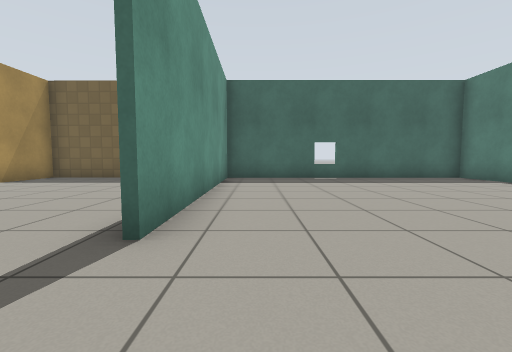
[1] (above)

19 first-person views from a walk through a robot-simulator world made for Gazebo. The camera is 0.72 m above the floor, tilts 4° down and sees 90° across. Floor lines are 1 m apart. The floor is counted in squares, 1 m on a side. Each view is taken from the middle of a square. On the plan, view 1 faces up. The plan holds only what a view shows up to about 9 squares ahead; the rest is blank. The robots in the file are not drawn. Gazebo's built-in surfaces are drawn with simple patterns.

[2]
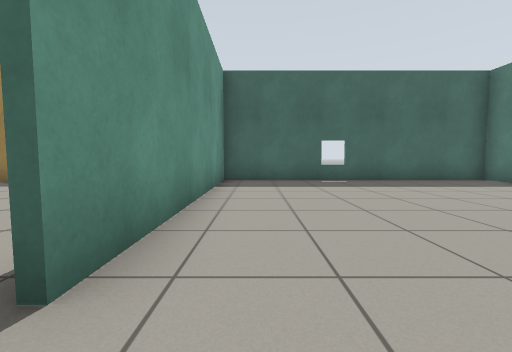

[3]
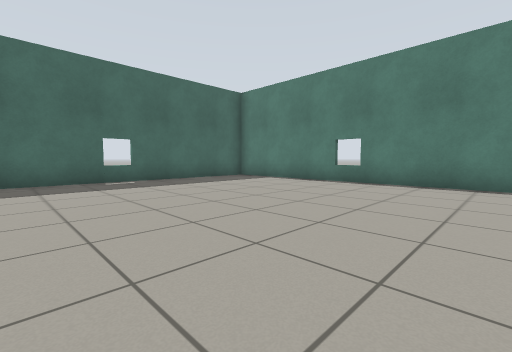

[4]
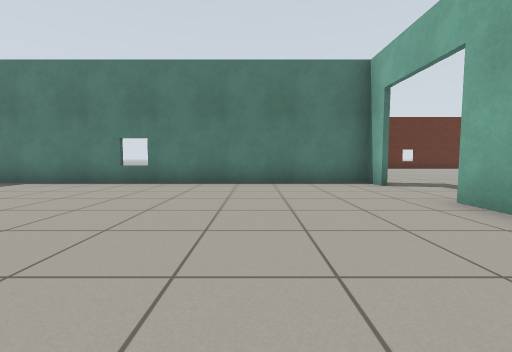

[5]
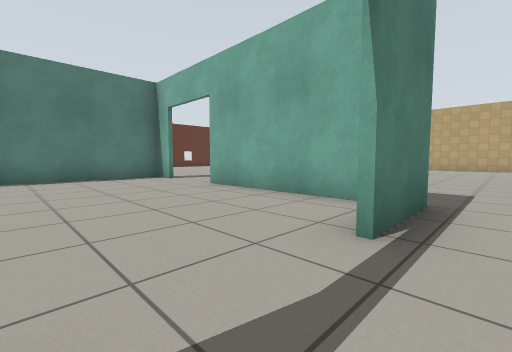

[6]
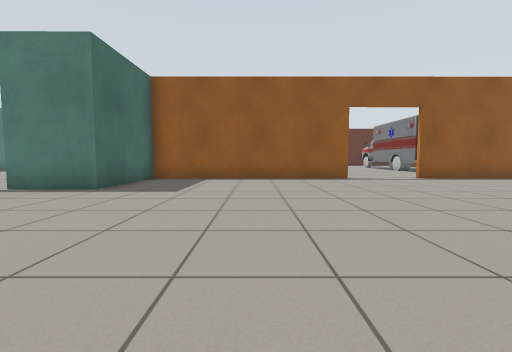

[7]
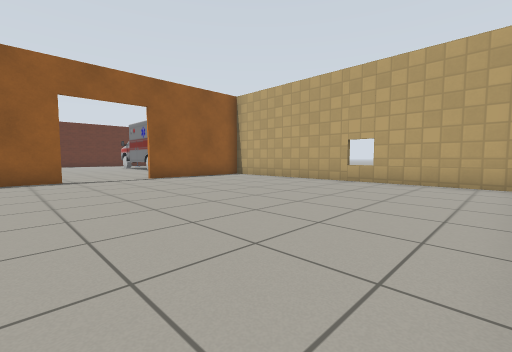

[8]
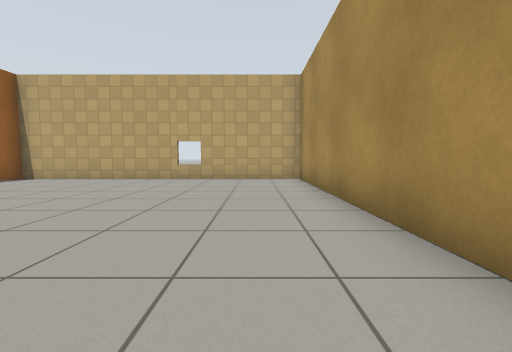

[9]
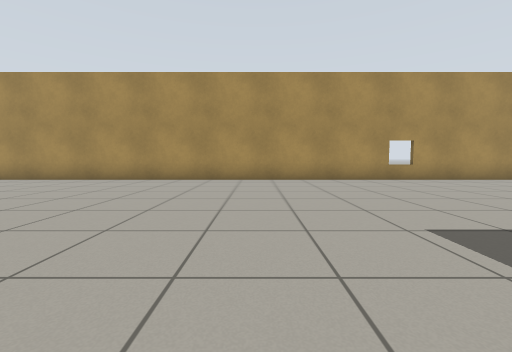

[10]
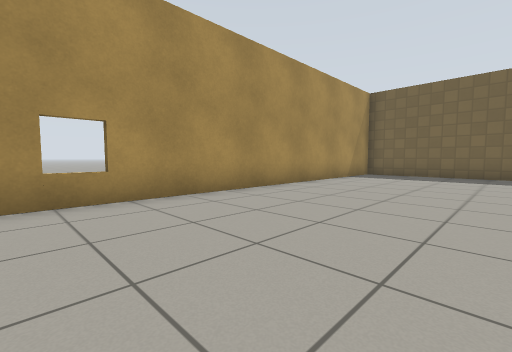

[11]
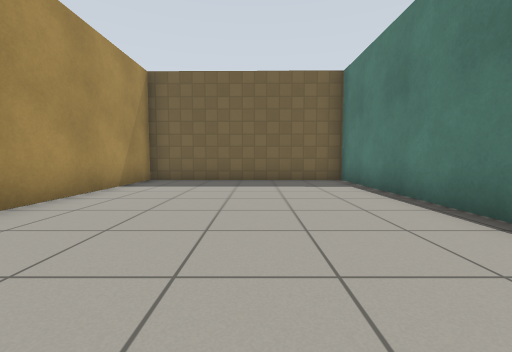

[12]
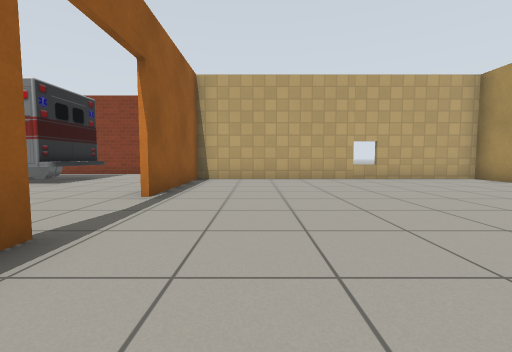

[13]
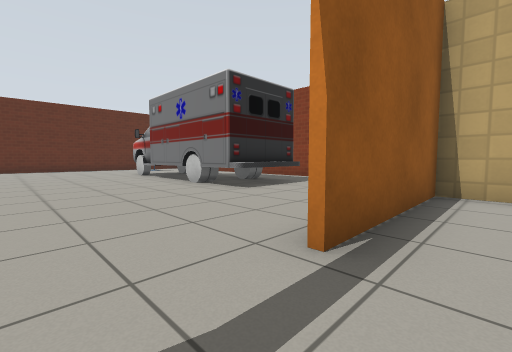

[14]
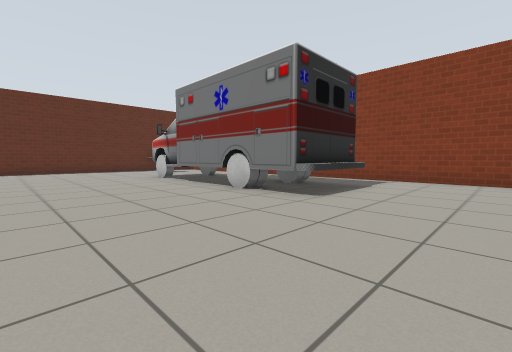

[15]
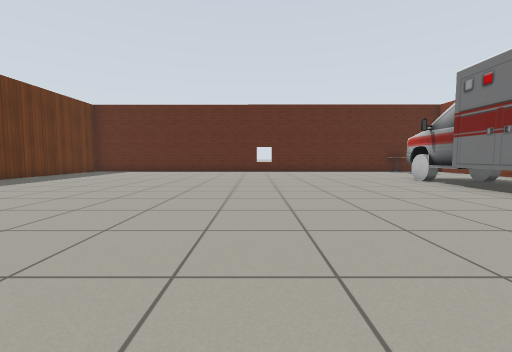

[16]
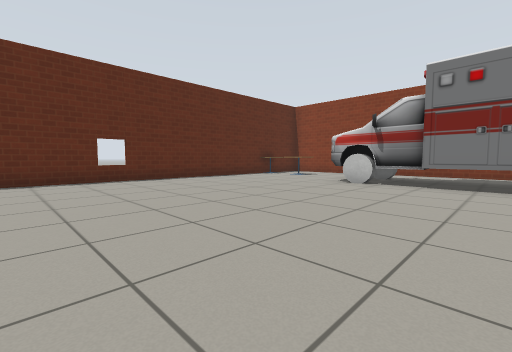

[17]
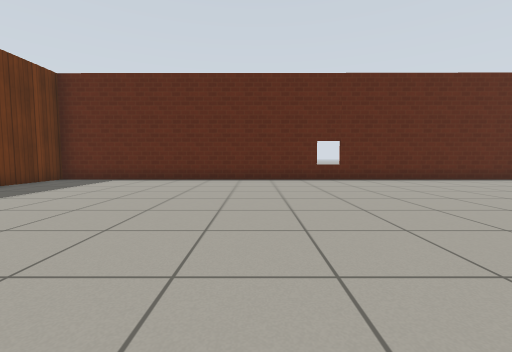

[18]
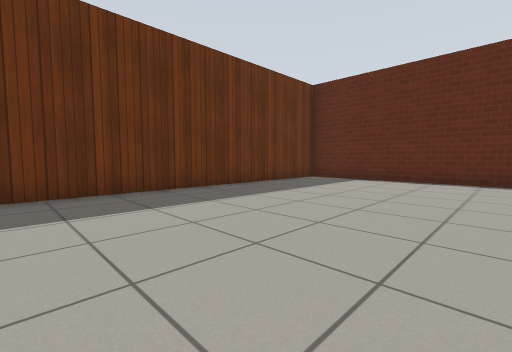

[19]
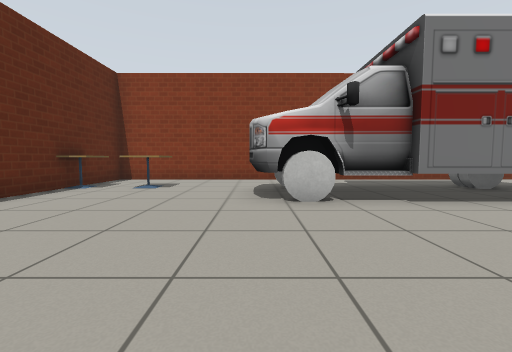

### Floor plan
Ten units are one square. View 1 is at (0, 0); x grows to the right and y downward. Boxes are objects, and circles mark ways between rooms. Rooms are numbered by the first view taken in them; rooms with no view inside come last. Other rooms are left out.
<svg viewBox="-80 -99 270 291">
<path fill="none" stroke="#000" d="M-2 23 41 23M75 23 75 -94 -10 -94 -10 -22M20 93 20 24 -12 24 -12 2M-12 -38 -12 -94M-10 -94 -75 -94 -75 158 20 158 20 116M124 186 176 186 176 5 89 5M29 187 104 186"/>
<rect x="55" y="135" width="80" height="30" fill="#bbb"><title>ambulance</title></rect>
<rect x="145" y="155" width="20" height="20" fill="#bbb"><title>cafe table</title></rect>
<rect x="165" y="155" width="20" height="20" fill="#bbb"><title>cafe table</title></rect>
<circle cx="-10" cy="-10" r="3" fill="#2a7"/>
<circle cx="50" cy="20" r="3" fill="#2a7"/>
<circle cx="20" cy="105" r="3" fill="#2a7"/>
<text x="30" y="-40">1</text>
<text x="-40" y="40">2</text>
<text x="100" y="100">3</text>
</svg>
Room 1 opens to room 2. Room 1 opens to room 3. Room 2 opens to room 3.

Where each view was taken, in squares from view 1:
view 1: 0 up, 0 right, facing up
view 2: 1 up, 0 right, facing up
view 3: 1 up, 0 right, facing up-right
view 4: 1 up, 0 right, facing right
view 5: 2 up, 2 left, facing down-right
view 6: 6 down, 7 left, facing right
view 7: 8 down, 7 left, facing down-right
view 8: 7 down, 6 left, facing down
view 9: 6 down, 1 right, facing left
view 10: 2 down, 3 left, facing up-left
view 11: 1 up, 4 left, facing up
view 12: 7 down, 0 right, facing down
view 13: 10 down, 1 right, facing down-right
view 14: 10 down, 3 right, facing down-right
view 15: 9 down, 4 right, facing right
view 16: 7 down, 9 right, facing down-right
view 17: 7 down, 9 right, facing right
view 18: 6 down, 9 right, facing up-right
view 19: 10 down, 13 right, facing down
